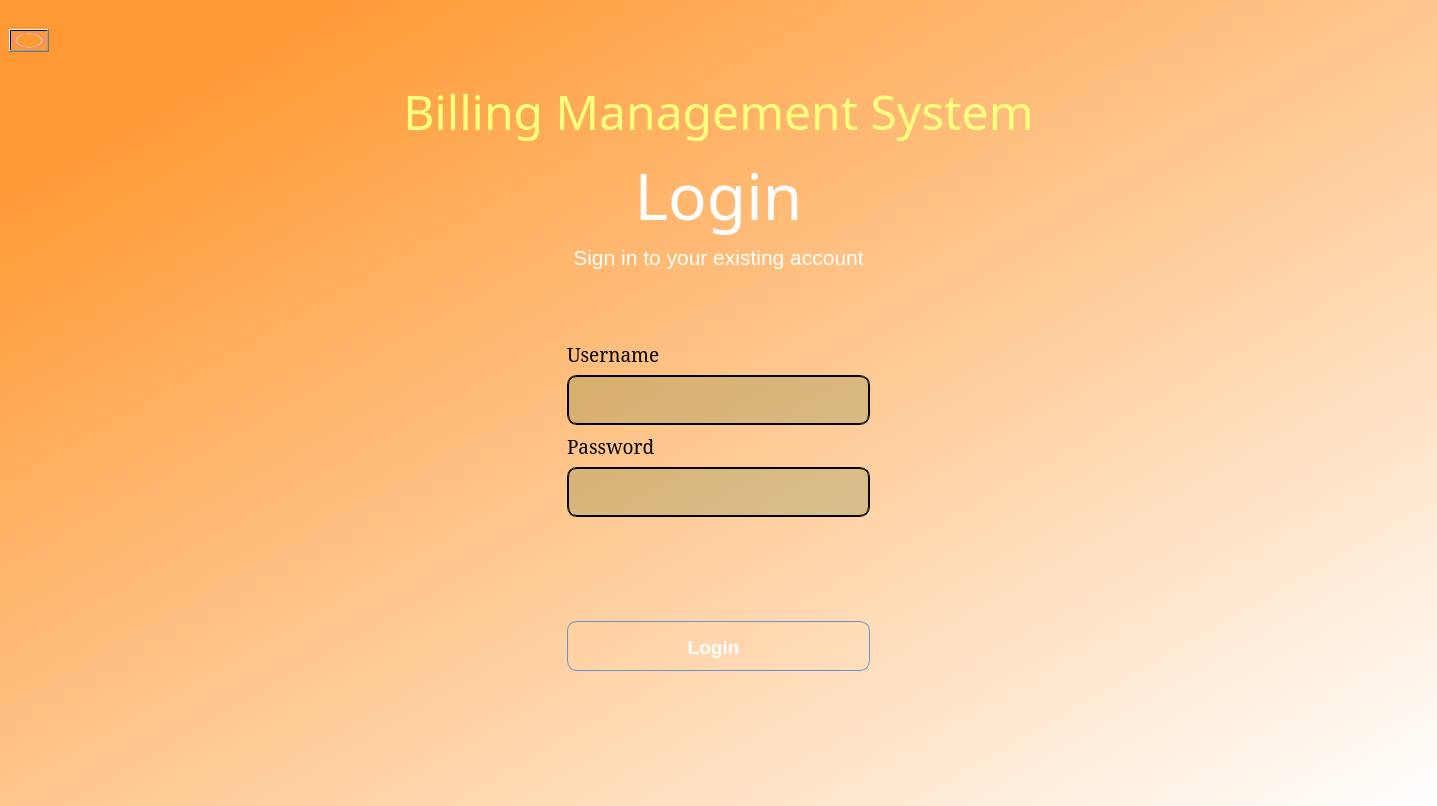
<?xml version="1.0" encoding="UTF-8"?>
<ui version="4.0">
 <class>MainWindow</class>
 <widget class="QMainWindow" name="MainWindow">
  <property name="enabled">
   <bool>true</bool>
  </property>
  <property name="geometry">
   <rect>
    <x>0</x>
    <y>0</y>
    <width>1437</width>
    <height>806</height>
   </rect>
  </property>
  <property name="sizePolicy">
   <sizepolicy hsizetype="Preferred" vsizetype="Preferred">
    <horstretch>0</horstretch>
    <verstretch>0</verstretch>
   </sizepolicy>
  </property>
  <property name="font">
   <font>
    <stylestrategy>PreferDefault</stylestrategy>
   </font>
  </property>
  <property name="windowTitle">
   <string>MainWindow</string>
  </property>
  <property name="styleSheet">
   <string notr="true">background-color: qlineargradient(spread:pad, x1:0.096, y1:0.118636, x2:1, y2:1, stop:0 rgba(255, 153, 51, 255), stop:1 rgba(255, 255, 255, 255));</string>
  </property>
  <widget class="QWidget" name="centralwidget">
   <property name="styleSheet">
    <string notr="true"/>
   </property>
   <layout class="QVBoxLayout" name="verticalLayout">
    <item>
     <layout class="QGridLayout" name="gridLayout">
      <item row="11" column="1">
       <widget class="QLabel" name="label_Error">
        <property name="sizePolicy">
         <sizepolicy hsizetype="Preferred" vsizetype="Minimum">
          <horstretch>0</horstretch>
          <verstretch>0</verstretch>
         </sizepolicy>
        </property>
        <property name="minimumSize">
         <size>
          <width>0</width>
          <height>30</height>
         </size>
        </property>
        <property name="font">
         <font>
          <pointsize>14</pointsize>
         </font>
        </property>
        <property name="styleSheet">
         <string notr="true">background:transparent;</string>
        </property>
        <property name="text">
         <string/>
        </property>
       </widget>
      </item>
      <item row="12" column="1" alignment="Qt::AlignVCenter">
       <widget class="QPushButton" name="login_2">
        <property name="sizePolicy">
         <sizepolicy hsizetype="Ignored" vsizetype="Fixed">
          <horstretch>0</horstretch>
          <verstretch>0</verstretch>
         </sizepolicy>
        </property>
        <property name="minimumSize">
         <size>
          <width>0</width>
          <height>50</height>
         </size>
        </property>
        <property name="maximumSize">
         <size>
          <width>16777215</width>
          <height>50</height>
         </size>
        </property>
        <property name="font">
         <font>
          <family>Arial</family>
          <pointsize>14</pointsize>
          <weight>75</weight>
          <italic>false</italic>
          <bold>true</bold>
         </font>
        </property>
        <property name="styleSheet">
         <string notr="true">QPushButton:hover{
 background-image: url(:/newPrefix/img3.jpg);
       /* background:  qlineargradient(x1 : 0, y1 : 0, x2 : 0, y2 :   1, stop :   0.0 #ffd9aa,
                stop :   0.5 #ffbb6e, stop :   0.55 #feae42, stop :   1.0 #fedb74);*/
}

QPushButton {
        border: 1px solid #6593cf;
		border-width: 1px;
        border-radius: 10px;
        padding: 5px 15px 2px 5px;
        background:transparent;/* qlineargradient(x1 : 0, y1 : 0, x2 : 0, y2 :   1, stop :   0.0 #f5f9ff,
                stop :   0.5 #c7dfff, stop :   0.55 #afd2ff, stop :   1.0 #c0dbff);*/
       color: rgb(255, 255, 255);
		
	font: 75 14pt &quot;MS Shell Dlg 2&quot;;
        font: bold large &quot;Arial&quot;;
        height: 30px;
}




QPushButton:pressed {
        /*  background: qlineargradient(x1 : 0, y1 : 0, x2 : 0, y2 :   1, stop :   0.0 #c0dbff,
        stop :   0.5 #cfd26f, stop :   0.55 #c7df6f, stop :   1.0 #f5f9ff);*/
	    background-image: url(:/newPrefix/Img1.jpg);
        padding-top: 2px;
        padding-left: 3px;

}


QPushButton:on {
        background: qlineargradient(x1 : 0, y1 : 0, x2 : 0, y2 :   1, stop :   0.0 #5AA72D,
        stop :   0.5 #B3E296, stop :   0.55 #B3E296, stop :   1.0 #f5f9ff);
        padding-top: 2px;
        padding-left: 3px;
}

QPushButton:disabled {
        background: transparent #e5e9ee;
        padding-top: 2px;        
        padding-left: 3px;
        color: black;
}</string>
        </property>
        <property name="text">
         <string>Login</string>
        </property>
       </widget>
      </item>
      <item row="6" column="1">
       <widget class="QLabel" name="label_4">
        <property name="sizePolicy">
         <sizepolicy hsizetype="Ignored" vsizetype="MinimumExpanding">
          <horstretch>0</horstretch>
          <verstretch>0</verstretch>
         </sizepolicy>
        </property>
        <property name="maximumSize">
         <size>
          <width>16777215</width>
          <height>30</height>
         </size>
        </property>
        <property name="font">
         <font>
          <family>MS Serif</family>
          <pointsize>14</pointsize>
         </font>
        </property>
        <property name="styleSheet">
         <string notr="true">QLabel{background:transparent}</string>
        </property>
        <property name="text">
         <string>Username</string>
        </property>
       </widget>
      </item>
      <item row="12" column="0">
       <spacer name="horizontalSpacer">
        <property name="orientation">
         <enum>Qt::Horizontal</enum>
        </property>
        <property name="sizeHint" stdset="0">
         <size>
          <width>40</width>
          <height>20</height>
         </size>
        </property>
       </spacer>
      </item>
      <item row="5" column="1">
       <spacer name="verticalSpacer_4">
        <property name="orientation">
         <enum>Qt::Vertical</enum>
        </property>
        <property name="sizeHint" stdset="0">
         <size>
          <width>20</width>
          <height>40</height>
         </size>
        </property>
       </spacer>
      </item>
      <item row="12" column="2">
       <spacer name="horizontalSpacer_2">
        <property name="orientation">
         <enum>Qt::Horizontal</enum>
        </property>
        <property name="sizeHint" stdset="0">
         <size>
          <width>40</width>
          <height>20</height>
         </size>
        </property>
       </spacer>
      </item>
      <item row="14" column="1">
       <spacer name="verticalSpacer_2">
        <property name="orientation">
         <enum>Qt::Vertical</enum>
        </property>
        <property name="sizeHint" stdset="0">
         <size>
          <width>20</width>
          <height>40</height>
         </size>
        </property>
       </spacer>
      </item>
      <item row="9" column="1">
       <widget class="QLineEdit" name="lineEdit_Password">
        <property name="sizePolicy">
         <sizepolicy hsizetype="Ignored" vsizetype="MinimumExpanding">
          <horstretch>0</horstretch>
          <verstretch>0</verstretch>
         </sizepolicy>
        </property>
        <property name="maximumSize">
         <size>
          <width>16777215</width>
          <height>50</height>
         </size>
        </property>
        <property name="font">
         <font>
          <family>MS Shell Dlg 2</family>
          <pointsize>14</pointsize>
          <weight>9</weight>
          <italic>false</italic>
          <bold>false</bold>
         </font>
        </property>
        <property name="styleSheet">
         <string notr="true">
QLineEdit{
font: 75 14pt &quot;MS Shell Dlg 2&quot;;
background: rgba(90, 120, 50, 59);
	color: rgb(255, 255, 255);
    selection-color: white;   
    border: 2px groove black;
    border-radius: 10px;
    padding: 2px 4px;
}</string>
        </property>
        <property name="echoMode">
         <enum>QLineEdit::Password</enum>
        </property>
        <property name="alignment">
         <set>Qt::AlignCenter</set>
        </property>
       </widget>
      </item>
      <item row="13" column="1">
       <spacer name="verticalSpacer_5">
        <property name="orientation">
         <enum>Qt::Vertical</enum>
        </property>
        <property name="sizeHint" stdset="0">
         <size>
          <width>20</width>
          <height>40</height>
         </size>
        </property>
       </spacer>
      </item>
      <item row="4" column="1">
       <widget class="QLabel" name="label_2">
        <property name="font">
         <font>
          <family>MS Shell Dlg 2</family>
          <pointsize>16</pointsize>
          <weight>50</weight>
          <italic>false</italic>
          <bold>false</bold>
         </font>
        </property>
        <property name="layoutDirection">
         <enum>Qt::LeftToRight</enum>
        </property>
        <property name="styleSheet">
         <string notr="true">QLabel{
font: 16pt &quot;MS Shell Dlg 2&quot;;
color:rgb(255, 255, 255)
}
QLabel{background:transparent}</string>
        </property>
        <property name="text">
         <string> Sign in to your existing account </string>
        </property>
        <property name="alignment">
         <set>Qt::AlignCenter</set>
        </property>
       </widget>
      </item>
      <item row="10" column="1">
       <spacer name="verticalSpacer">
        <property name="orientation">
         <enum>Qt::Vertical</enum>
        </property>
        <property name="sizeHint" stdset="0">
         <size>
          <width>20</width>
          <height>40</height>
         </size>
        </property>
       </spacer>
      </item>
      <item row="8" column="1">
       <widget class="QLabel" name="label_3">
        <property name="sizePolicy">
         <sizepolicy hsizetype="Ignored" vsizetype="MinimumExpanding">
          <horstretch>0</horstretch>
          <verstretch>0</verstretch>
         </sizepolicy>
        </property>
        <property name="maximumSize">
         <size>
          <width>16777215</width>
          <height>30</height>
         </size>
        </property>
        <property name="font">
         <font>
          <family>MS Serif</family>
          <pointsize>14</pointsize>
         </font>
        </property>
        <property name="styleSheet">
         <string notr="true">QLabel{background:transparent}</string>
        </property>
        <property name="text">
         <string>Password</string>
        </property>
       </widget>
      </item>
      <item row="3" column="1">
       <widget class="QLabel" name="label">
        <property name="enabled">
         <bool>false</bool>
        </property>
        <property name="font">
         <font>
          <family>Algerian</family>
          <pointsize>48</pointsize>
         </font>
        </property>
        <property name="layoutDirection">
         <enum>Qt::LeftToRight</enum>
        </property>
        <property name="styleSheet">
         <string notr="true">QLabel{
color:rgb(255, 255, 255);
}
QLabel{background:transparent}


</string>
        </property>
        <property name="text">
         <string notr="true">Login</string>
        </property>
        <property name="scaledContents">
         <bool>true</bool>
        </property>
        <property name="alignment">
         <set>Qt::AlignCenter</set>
        </property>
       </widget>
      </item>
      <item row="7" column="1">
       <widget class="QLineEdit" name="lineEdit_Username">
        <property name="sizePolicy">
         <sizepolicy hsizetype="Ignored" vsizetype="MinimumExpanding">
          <horstretch>0</horstretch>
          <verstretch>0</verstretch>
         </sizepolicy>
        </property>
        <property name="maximumSize">
         <size>
          <width>16777215</width>
          <height>50</height>
         </size>
        </property>
        <property name="font">
         <font>
          <family>MS Shell Dlg 2</family>
          <pointsize>14</pointsize>
          <weight>9</weight>
          <italic>false</italic>
          <bold>false</bold>
         </font>
        </property>
        <property name="styleSheet">
         <string notr="true">
QLineEdit{
font: 75 14pt &quot;MS Shell Dlg 2&quot;;
background: rgba(90, 120, 50, 59);
	color: rgb(255, 255, 255);
    selection-color: white;   
    border: 2px groove black;
    border-radius: 10px;
    padding: 2px 4px;
}</string>
        </property>
        <property name="alignment">
         <set>Qt::AlignCenter</set>
        </property>
       </widget>
      </item>
      <item row="0" column="0">
       <widget class="QPushButton" name="pushButton_back">
        <property name="sizePolicy">
         <sizepolicy hsizetype="Maximum" vsizetype="Fixed">
          <horstretch>0</horstretch>
          <verstretch>0</verstretch>
         </sizepolicy>
        </property>
        <property name="styleSheet">
         <string notr="true">background:transparent;
background-color:qradialgradient(spread:pad, cx:0.5, cy:0.5, radius:0.5, fx:0.5, fy:0.5, stop:0 rgba(0, 0, 0, 0), stop:0.52 rgba(0, 0, 0, 0), stop:0.565 rgba(82, 121, 76, 33), stop:0.65 rgba(159, 235, 148, 64), stop:0.721925 rgba(255, 238, 150, 129), stop:0.77 rgba(255, 128, 128, 204), stop:0.89 rgba(191, 128, 255, 64), stop:1 rgba(0, 0, 0, 0))</string>
        </property>
        <property name="text">
         <string/>
        </property>
        <property name="icon">
         <iconset resource="Images/images.qrc">
          <normaloff>:/newPrefix/previous.png</normaloff>:/newPrefix/previous.png</iconset>
        </property>
        <property name="iconSize">
         <size>
          <width>50</width>
          <height>50</height>
         </size>
        </property>
       </widget>
      </item>
      <item row="0" column="1">
       <spacer name="verticalSpacer_3">
        <property name="orientation">
         <enum>Qt::Vertical</enum>
        </property>
        <property name="sizeHint" stdset="0">
         <size>
          <width>20</width>
          <height>40</height>
         </size>
        </property>
       </spacer>
      </item>
      <item row="1" column="0" rowspan="2" colspan="3">
       <widget class="QLabel" name="label_5">
        <property name="font">
         <font>
          <family>Goudy Stout</family>
          <pointsize>36</pointsize>
         </font>
        </property>
        <property name="styleSheet">
         <string notr="true">QLabel{
color: rgb(255, 255, 127);
}
QLabel{background:transparent}</string>
        </property>
        <property name="text">
         <string>Billing Management System</string>
        </property>
        <property name="alignment">
         <set>Qt::AlignCenter</set>
        </property>
       </widget>
      </item>
     </layout>
    </item>
   </layout>
  </widget>
 </widget>
 <resources>
  <include location="Images/images.qrc"/>
 </resources>
 <connections/>
</ui>
